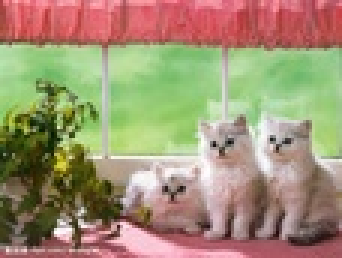
%> input picture 5.jpg, 114 x 86 px, shrunk from 1024 x 768 before the run (shown 3 times larger)
$ octave test.m   (GNU Octave 9; MATLAB toolbox functions it lacks are replaced by stand-ins)
%> lines starting %> are read from the running program, lines starting %| are printed output that depends on the picture
%> further down, img is the input picture: size 86x114x3 uint8; mean R, G, B 160.4, 145.6, 114.8
### oilpainting.m
function img=oilpainting(filename,ksize)
%> called with ksize = 11
%函数oilpainting实现图片的油画滤镜风格化
%输入参数：filename（待处理图像）/ksize（邻域半径，一般为9/11）
%输出参数：img（处理后图像）
%算法思路：根据油画粘连厚重的特点，对于每个像素点p(i,j)，对其邻域的各个像素点进行强度的统计，令处理后新像素点等于原像素点邻域强度为众数的像素点的平均数
%考虑优化：对于图像的边缘，可以作更精细的操作（邻域半径减少）（图像边缘的提取可以通过edge函数实现且可以膨胀边界）；基于时间关系尚未实现上述操作。

Mode=@(x)mode(x);
[H,W,~]=size(filename);
%> H = 86; W = 114
img=zeros(H,W,3);
img0= uint8(rgb2gray(filename).*(180/255));%构造图像的强度矩阵
img1=colfilt(img0,[ksize ksize],'sliding',Mode);%利用confilt函数找到邻域强度众数矩阵（图片边界尚未处理）
img2=colfilt(img0,[ksize ksize],'sliding',@get_modenum);%利用confilt函数找到邻域强度众数频数矩阵（图片边界尚未处理）
for i=1:H
    for j=1:W
        for m=i-(ksize-1)/2:i+(ksize-1)/2
            if(m<1||m>H)
                break;
            end
            for n=j-(ksize-1)/2:j+(ksize-1)/2
                if(n<1||n>W)
                    break;
                end
                if(img0(m,n)==img1(i,j))%平均构造新像素点
                    img(i,j,1)=img(i,j,1)+double(filename(m,n,1))/img2(i,j);
                    img(i,j,2)=img(i,j,2)+double(filename(m,n,2))/img2(i,j);
                    img(i,j,3)=img(i,j,3)+double(filename(m,n,3))/img2(i,j);
                end
            end
        end
    end
end
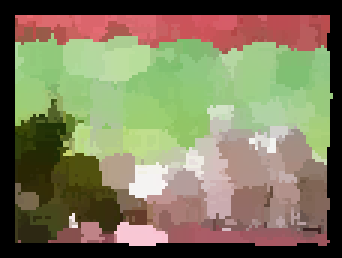
%> img: size 86x114x3 double (shown 3 times larger); mean R, G, B 127, 123.5, 93.2
img=uint8(img);
%> img: size 86x114x3 uint8
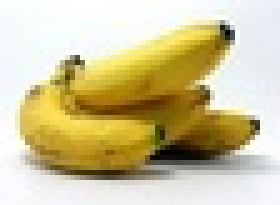
%> input picture 7.jpg, 56 x 41 px, shrunk from 500 x 366 before the run (shown 5 times larger)
%> further down, img0 is the input picture: size 41x56x3 uint8; mean R, G, B 207.7, 196.8, 154.8
imshow(img);

### sketch_processing_better.m
function img=sketch_processing_better(filename,ks,dirnum,k1,k2,k3)
%> called with ks = 16, dirnum = 8, k1 = 0.06, k2 = 0.37, k3 = 0.57
%函数sketch_processing_better实现图像素描风格化的各部分算法集成
%输入参数：filename（待处理图像）/ks（卷积核大小）/dirNum（多个方向合成梯度）k1(光亮层权重,越大色调越亮)/k2（中间层权重）/k3（暗层权重）（k1+k2+k3=1）
%输出参数：img（处理后图像）

[~,~,dimension]=size(filename);
%> dimension = 3
if dimension==3
    img0=rgb2gray(filename);
%> img0: size 41x56 uint8
end
img1=stroke(img0,ks,dirnum);
img2=tone_drawing(img0,k1,k2,k3);
img3=texture_rendering(rgb2gray(imread('6.jpg')),img2);
img=uint8(double(img3).*img1);
imshow(img);

### stroke.m
function S = stroke(im, ks, dirNum)
%> called with ks = 16, dirNum = 8
%函数stroke实现待处理图片的铅笔结构生成
%输入参数：im（待处理图片）,ks（卷积核大小）,dirNum（多个方向合成梯度）
%输出参数：S（待处理图片的铅笔结构）
%思路：类似边缘提取，但为了模拟铅笔结构，不能精确计算边缘梯度，应该用多方向偏导模拟铅笔作画时的涂抹

%计算梯度
strokedepth=0.7;%多描边几遍
[H, W, sc] = size(im);
%> H = 41; W = 56; sc = 1
if sc == 3
   im = rgb2gray(im);
end
sh=fspecial('sobel');%利用sobel算子计算偏导
sv=sh';
imX=imfilter(double(im),sh,'replicate');
imY=imfilter(double(im),sv,'replicate');
imEdge=uint8((imX.^2+imY.^2).^0.5);
%构造水平方向的卷积核（便于后面旋转获取不同方向的梯度）
kerRef=zeros(ks*2+1);
kerRef(ks+1,:)=1;
%选取梯度最大的方向作为边缘的方向
ker=zeros(ks*2+1,ks*2+1,dirNum);
for n=1:dirNum
    ker(:,:,n)=imrotate(kerRef,(n-1)*180/dirNum,'bilinear','crop');
end
response=zeros(H,W,dirNum);
for n=1:dirNum
    response(:,:,n)=conv2(imEdge,ker(:,:,n),'same');
end
[~,index]=max(response,[],3);
%构造铅笔结构
C = zeros(H,W,dirNum);
for n=1:dirNum
    C(:,:,n)=imEdge.*uint8(index==n);
end
Spn=zeros(H,W,dirNum);
for n=1:dirNum
    Spn(:,:,n)=conv2(C(:,:,n),ker(:,:,n),'same');
end
Sp=sum(Spn,3);
Sp=(Sp-min(Sp(:)))/(max(Sp(:))-min(Sp(:)));%数据归一化
S=1-Sp;
S=S.^strokedepth;

### tone_drawing.m
function img=tone_drawing(ori_img,k1,k2,k3)
%> called with k1 = 0.06, k2 = 0.37, k3 = 0.57
%函数tone_drawing产生色调图
%输入参数：ori_img（原始灰度图像）/k1(光亮层权重,越大色调越亮)/k2（中间层权重）/k3（暗层权重）（k1+k2+k3=1）
%输出参数：img（输出色调图）
%思路：根据

i=0:255;
img1=(1/9)*exp(-(255-i)/9);%模拟[0,255]的离散拉普拉斯分布
img2=zeros(1,256);
img2(105:225)=1/(225-105);%模拟[105,225]的离散均匀分布;
img3=(1/sqrt(2*pi*121))*exp(-((i-90).^2)/(2.0*121));%模拟[0,255]的高斯分布
img4=img1*k1+img2*k2+img3*k3;%模拟铅笔画的灰度分布
img=histeq(ori_img,img4);
%> img: size 41x56 uint8
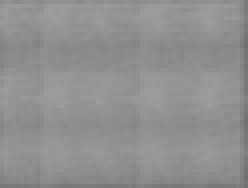
%> input picture 6.jpg, 62 x 47 px, shrunk from 555 x 423 before the run (shown 4 times larger)

### texture_rendering.m
function img=texture_rendering(H,J)
%函数texture_rendering实现纹理迁移，生成符合素描纹理的灰度图img
%输入参数：H（原始铅笔痕迹纹理图）、J（经过直方图匹配的待处理色调图）
%输出参数：img(符合素描纹理的灰度图)
%思路：存在gamma变换使H^beta=img且img≈J，此时可以化为最优化问题通过共轭梯度法求解beta

renderdepth=0.7;%
lambda=0.2;
[H2,W2,~]=size(J);
%> H2 = 41; W2 = 56
k2=H2*W2;
%> k2 = 2296
%初始化向量简便计算
H=imresize(double(H),[H2,W2]);
H=reshape(H,k2,1);
%> H = 2296 values, max 156.6 at index 1948, min 112.1 at index 2294, mean 143.7
logH=log(H);
%> logH = 2296 values, max 5.05 at index 1948, min 4.72 at index 2294, mean 4.97
logH=spdiags(logH,0,k2,k2);

J=imresize(double(J),[H2,W2]);
J=reshape(J,k2,1);
%> J = 2296 values, max 255 at index 28, min 55 at index 1384, mean 129.1
logJ=log(J);
%> logJ = 2296 values, max 5.54 at index 28, min 4.01 at index 1384, mean 4.78
%两个梯度
e=ones(k2,1);
Dx=spdiags([-e,e],[0,H2],k2,k2);
Dy=spdiags([-e,e],[0,1],k2,k2);
%带入求解公式计算
A=lambda*(Dx*Dx'+Dy*Dy')+(logH)'*logH;
b=(logH)'*logJ;
%> b = 2296 values, max 27.96 at index 454, min 20 at index 1384, mean 23.74
%计算向量形式的beta
beta=pcg(A,b,1e-6,60);
%> beta = 2296 values, max 1.14 at index 2285, min 0.804 at index 1384, mean 0.963
%转化成矩阵形式并拉伸
beta=reshape(beta,H2,W2);
beta=(beta-min(beta(:)))/(max(beta(:))-min(beta(:)))*5;
%使用共轭梯度法求解β
H=reshape(H,H2,W2);
T=H.^beta;
img=uint8(T.^renderdepth);

### sketch_processing.m
function img=sketch_processing(filename)
%> called with filename = '4.jpg'
%函数sketch_processing实现图片素描风格化
%输入参数：ori_img（原始图片）
%输出参数：img（处理后图片）

clear clc;
[X,map] = imread(filename);%读取原始图片（索引图像另作处理）
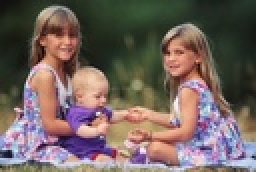
%> input picture 4.jpg, 128 x 86 px, shrunk from 1147 x 768 before the run (shown 2 times larger)
%> X is the input picture: size 86x128x3 uint8; mean R, G, B 115.1, 100, 94.6
%> map = []
if ~isempty(map)
    ori_img= ind2rgb(X,map);
else
    ori_img=imread(filename);
end

info_size=size(ori_img);
%> info_size = [86 128 3]
if(numel(info_size)==3)%将彩色图片转化为灰度图像处理
    img0=rgb2gray(ori_img);
%> img0: size 86x128 uint8
else
    img0=ori_img;
end
img1=uint8(255-img0);%反色
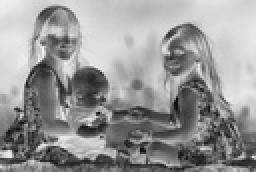
%> img1: size 86x128 uint8 (shown 2 times larger); min 8, max 245, mean 151.1
gausize=100;gausigma=10;%参数越大纹理越清晰
gau_filter=fspecial('gaussian',gausize,gausigma);
img2=imfilter(img1,gau_filter);%高斯模糊
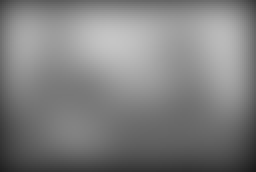
%> img2: size 86x128 uint8 (shown 2 times larger); min 26, max 197, mean 126.6
img=uint8(min(double(img0)+(double(img0).*double(img2))./(256-double(img2)),255));
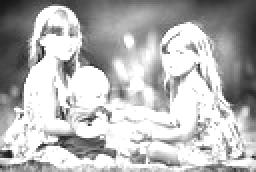
%> img: size 86x128 uint8 (shown 2 times larger); min 20, max 255, mean 182.3
%颜色减淡处理(C=MIN(A+(A*B)/(255-B),255)，其中C为混合结果，A为源像素点，B为目标像素点）
imshow(img);

### get_modenum.m
function modenum=get_modenum(A)
[~,modenum]=mode(A);

### test.m
img=imread('5.jpg');
img1=oilpainting(img,11);
imwrite(img1,'5_oilpainting.jpg');

img0=imread('7.jpg');
img2=sketch_processing_better(img0,16,8,0.06,0.37,0.57);
imwrite(img2,'7_sketch_processing_better.jpg');

img3=sketch_processing('4.jpg');
imwrite(img3,'4_sketch_processing.jpg');
